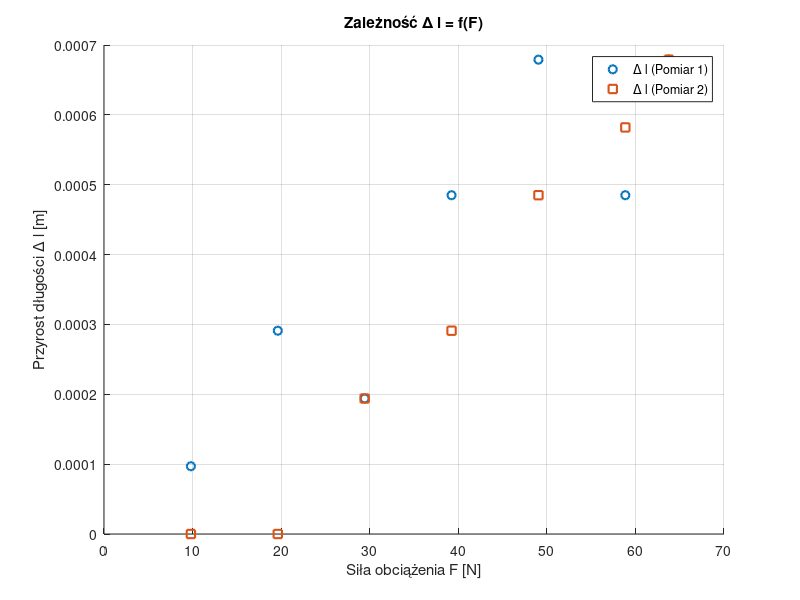

Write the MATLAB code that produced this figure.
% filepath: c:\Users\piogw\Documents\GitHub\Kolishar\test.m
clear; clc; close all;

% Dane
m = [0, 1, 2, 3, 4, 5, 6, 6.5]; % Obciążenie dodatkowe [kg]
g = 9.81; % Przyspieszenie ziemskie [m/s^2]
F = m * g; % Siła obciążenia [N]

% Przyrosty długości drutu (z tabeli)
delta_l_1 = [NaN, 9.70E-05, 2.91E-04, 1.94E-04, 4.85E-04, 6.79E-04, 4.85E-04, 6.79E-04]; % [m]
delta_l_2 = [NaN, 0, 0, 1.94E-04, 2.91E-04, 4.85E-04, 5.82E-04, 6.79E-04]; % [m]

% Wykresy
figure;
hold on;
plot(F, delta_l_1, 'o', 'LineWidth', 1.5, 'DisplayName', '\Delta l (Pomiar 1)'); % Tylko punkty
plot(F, delta_l_2, 's', 'LineWidth', 1.5, 'DisplayName', '\Delta l (Pomiar 2)'); % Tylko punkty
grid on;
xlabel('Siła obciążenia F [N]');
ylabel('Przyrost długości \Delta l [m]');
title('Zależność \Delta l = f(F)');
legend('Location', 'best');
hold off;